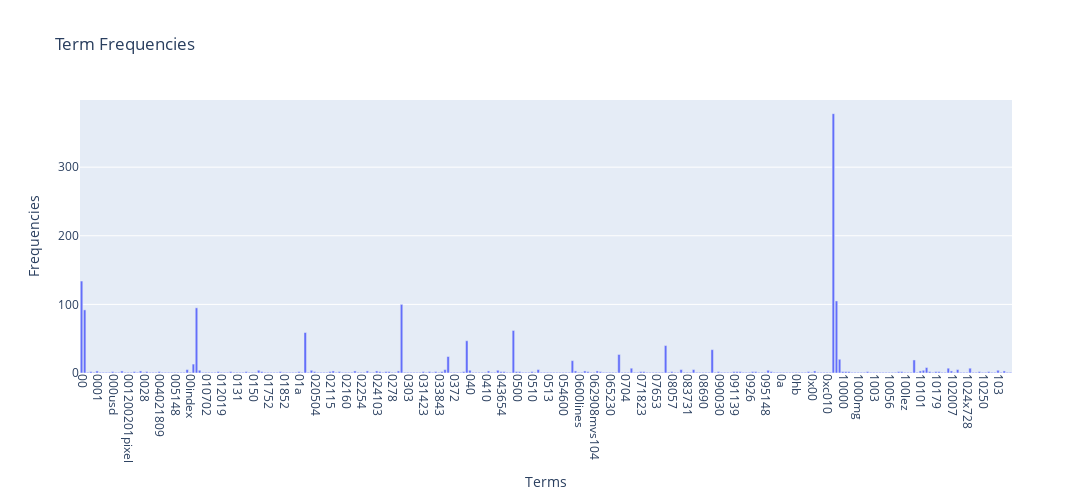

Notebook source saved alongside this figure:
### Markdown cell above
### >>> **Exercise 12 (take home):**
If you want a nicer interactive visualization here, I would encourage you try to install and use plotly to achieve this.

### Code cell
# Import necessary libraries
import plotly.graph_objects as go

# Assuming count_vect and term_frequencies are already defined
x_values = count_vect.get_feature_names_out()[:300]
y_values = term_frequencies[:300]

# Create a bar plot
fig = go.Figure(data=[go.Bar(x=x_values, y=y_values)])

# Update layout for figure size and x-axis label rotation
fig.update_layout(
    title='Term Frequencies',
    xaxis_title='Terms',
    yaxis_title='Frequencies',
    xaxis=dict(tickangle=90),
    width=2000,  # Adjust width as needed
    height=500   # Adjust height as needed
)

# Show the plot
fig.show()

### Figure 1 — Plotly figure (JSON) as saved in the notebook; plotly's stock layout.template omitted (floating-point values rounded to 4 significant figures; data arrays with more than 128 entries replaced by an {"elided": "..."} marker saying what was removed)
{"data": [{"type": "bar", "x": {"elided": "300 str values"}, "y": {"elided": "300 int values"}}], "layout": {"height": 500, "title": {"text": "Term Frequencies"}, "width": 2000, "xaxis": {"tickangle": 90, "title": {"text": "Terms"}}, "yaxis": {"title": {"text": "Frequencies"}}}}
